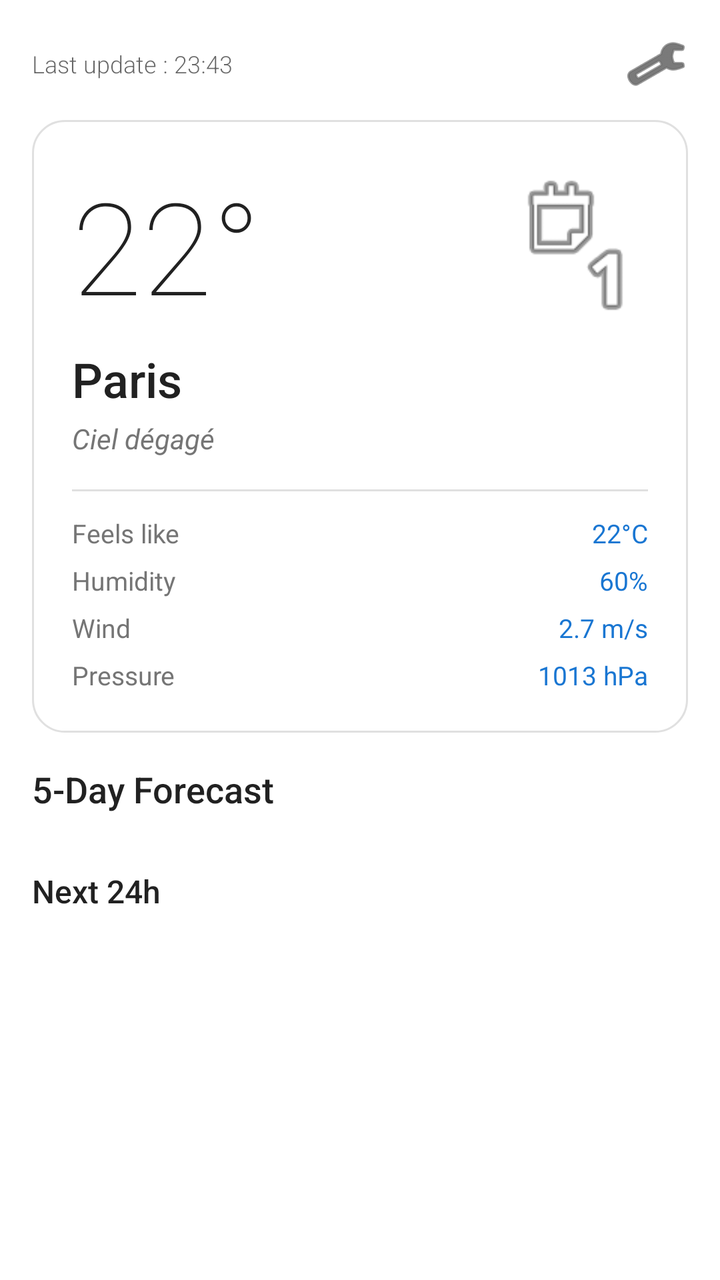
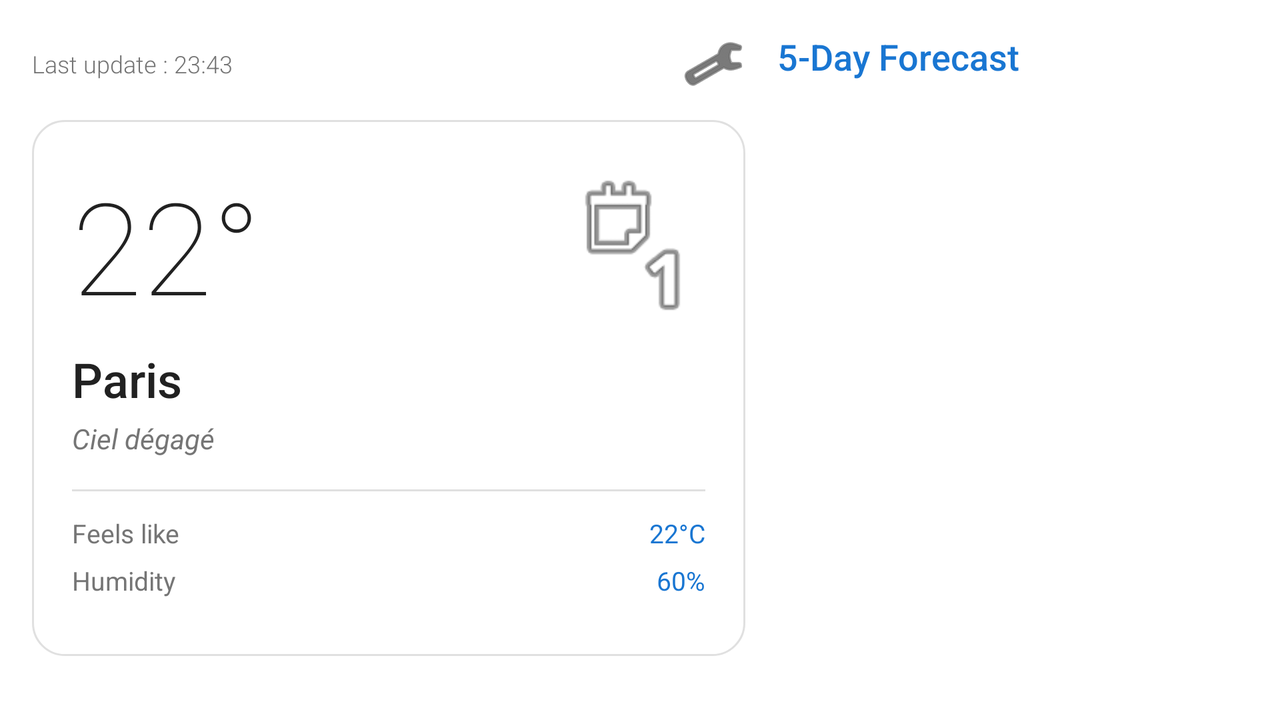

An Android layout and its configuration variant, each rendered on a device that would load it. The default file and the variant file are quoted in full after the pictures.
<!-- AndroidManifest.xml: application theme Theme.MeteoApp -->
<!-- res/layout/activity_main.xml -->
<?xml version="1.0" encoding="utf-8"?>
<androidx.core.widget.NestedScrollView
    xmlns:android="http://schemas.android.com/apk/res/android"
    xmlns:tools="http://schemas.android.com/tools"
    android:layout_width="match_parent"
    android:layout_height="match_parent"
    android:background="?android:attr/colorBackground"
    android:fillViewport="true">

    <LinearLayout
        android:layout_width="match_parent"
        android:layout_height="wrap_content"
        android:orientation="vertical"
        android:padding="16dp">

        
        <RelativeLayout
            android:layout_width="match_parent"
            android:layout_height="wrap_content"
            android:layout_marginBottom="12dp">

            <TextView
                android:id="@+id/tvLastUpdate"
                android:layout_width="wrap_content"
                android:layout_height="wrap_content"
                android:layout_centerVertical="true"
                android:textColor="?android:attr/textColorSecondary"
                android:textSize="12sp"
                android:fontFamily="sans-serif-light"
                tools:text="Last update : 23:43" />

            <LinearLayout
                android:layout_width="wrap_content"
                android:layout_height="wrap_content"
                android:layout_alignParentEnd="true"
                android:orientation="horizontal">

                <ImageButton
                    android:id="@+id/btnSettings"
                    android:layout_width="32dp"
                    android:layout_height="32dp"
                    android:background="?selectableItemBackgroundBorderless"
                    android:src="@android:drawable/ic_menu_preferences"
                    android:contentDescription="@string/settings"
                    android:tint="?android:attr/textColorPrimary" />
            </LinearLayout>
        </RelativeLayout>

        
        <LinearLayout
            android:id="@+id/cardCurrentWeather"
            android:layout_width="match_parent"
            android:layout_height="wrap_content"
            android:orientation="vertical"
            android:background="@drawable/bg_card_glass"
            android:padding="20dp"
            android:layout_marginBottom="16dp">

            
            <LinearLayout
                android:layout_width="match_parent"
                android:layout_height="wrap_content"
                android:orientation="horizontal"
                android:gravity="center_vertical"
                android:layout_marginBottom="8dp">

                <TextView
                    android:id="@+id/tvCurrentTemp"
                    android:layout_width="0dp"
                    android:layout_height="wrap_content"
                    android:layout_weight="1"
                    android:textColor="@color/text_primary"
                    android:textSize="64sp"
                    android:fontFamily="sans-serif-thin"
                    tools:text="22°" />

                <ImageView
                    android:id="@+id/ivCurrentIcon"
                    android:layout_width="72dp"
                    android:layout_height="72dp"
                    android:contentDescription="Icône météo actuelle"
                    tools:src="@android:drawable/ic_menu_day" />
            </LinearLayout>

            
            <TextView
                android:id="@+id/tvCityName"
                android:layout_width="wrap_content"
                android:layout_height="wrap_content"
                android:textColor="@color/text_primary"
                android:textSize="24sp"
                android:fontFamily="sans-serif-medium"
                tools:text="Paris"
                android:layout_marginBottom="4dp" />

            
            <TextView
                android:id="@+id/tvWeatherDescription"
                android:layout_width="wrap_content"
                android:layout_height="wrap_content"
                android:textColor="@color/text_secondary"
                android:textSize="14sp"
                android:fontFamily="sans-serif"
                android:textStyle="italic"
                tools:text="Ciel dégagé"
                android:layout_marginBottom="16dp" />

            
            <View
                android:layout_width="match_parent"
                android:layout_height="1dp"
                android:background="@color/divider_color"
                android:layout_marginBottom="12dp" />

            
            <LinearLayout
                android:layout_width="match_parent"
                android:layout_height="wrap_content"
                android:orientation="horizontal"
                android:layout_marginBottom="6dp">

                <TextView
                    android:layout_width="0dp"
                    android:layout_height="wrap_content"
                    android:layout_weight="1"
                    android:text="@string/feels_like"
                    android:textColor="@color/text_secondary"
                    android:textSize="13sp" />

                <TextView
                    android:id="@+id/tvFeelsLike"
                    android:layout_width="wrap_content"
                    android:layout_height="wrap_content"
                    android:textColor="@color/text_accent"
                    android:textSize="13sp"
                    tools:text="22°C" />
            </LinearLayout>

            
            <LinearLayout
                android:layout_width="match_parent"
                android:layout_height="wrap_content"
                android:orientation="horizontal"
                android:layout_marginBottom="6dp">

                <TextView
                    android:layout_width="0dp"
                    android:layout_height="wrap_content"
                    android:layout_weight="1"
                    android:text="@string/humidity"
                    android:textColor="@color/text_secondary"
                    android:textSize="13sp" />

                <TextView
                    android:id="@+id/tvHumidity"
                    android:layout_width="wrap_content"
                    android:layout_height="wrap_content"
                    android:textColor="@color/text_accent"
                    android:textSize="13sp"
                    tools:text="60%" />
            </LinearLayout>

            
            <LinearLayout
                android:layout_width="match_parent"
                android:layout_height="wrap_content"
                android:orientation="horizontal"
                android:layout_marginBottom="6dp">

                <TextView
                    android:layout_width="0dp"
                    android:layout_height="wrap_content"
                    android:layout_weight="1"
                    android:text="@string/wind"
                    android:textColor="@color/text_secondary"
                    android:textSize="13sp" />

                <TextView
                    android:id="@+id/tvWind"
                    android:layout_width="wrap_content"
                    android:layout_height="wrap_content"
                    android:textColor="@color/text_accent"
                    android:textSize="13sp"
                    tools:text="2.7 m/s" />
            </LinearLayout>

            
            <LinearLayout
                android:layout_width="match_parent"
                android:layout_height="wrap_content"
                android:orientation="horizontal">

                <TextView
                    android:layout_width="0dp"
                    android:layout_height="wrap_content"
                    android:layout_weight="1"
                    android:text="@string/pressure"
                    android:textColor="@color/text_secondary"
                    android:textSize="13sp" />

                <TextView
                    android:id="@+id/tvPressure"
                    android:layout_width="wrap_content"
                    android:layout_height="wrap_content"
                    android:textColor="@color/text_accent"
                    android:textSize="13sp"
                    tools:text="1013 hPa" />
            </LinearLayout>
        </LinearLayout>

        
        <TextView
            android:layout_width="wrap_content"
            android:layout_height="wrap_content"
            android:text="@string/five_day_forecast"
            android:textColor="?android:attr/textColorPrimary"
            android:textSize="18sp"
            android:fontFamily="sans-serif-medium"
            android:layout_marginBottom="12dp" />

        <androidx.recyclerview.widget.RecyclerView
            android:id="@+id/rvDailyForecast"
            android:layout_width="match_parent"
            android:layout_height="wrap_content"
            android:nestedScrollingEnabled="false"
            android:clipToPadding="false"
            android:layout_marginBottom="16dp" />

        
        <TextView
            android:layout_width="wrap_content"
            android:layout_height="wrap_content"
            android:text="@string/rest_of_day"
            android:textColor="?android:attr/textColorPrimary"
            android:textSize="16sp"
            android:fontFamily="sans-serif-medium"
            android:layout_marginBottom="8dp" />

        <androidx.recyclerview.widget.RecyclerView
            android:id="@+id/rvHourlyForecast"
            android:layout_width="match_parent"
            android:layout_height="wrap_content"
            android:nestedScrollingEnabled="false"
            android:clipToPadding="false"
            android:layout_marginBottom="16dp" />

    </LinearLayout>
</androidx.core.widget.NestedScrollView>
<!-- resources referenced by this layout -->
<resources>
  <color name="divider_color">#E0E0E0</color>
  <color name="text_accent">#1976D2</color>
  <color name="text_primary">#212121</color>
  <color name="text_secondary">#757575</color>
  <!-- drawable bg_card_glass (drawable) -->
  <?xml version="1.0" encoding="utf-8"?>
  <shape xmlns:android="http://schemas.android.com/apk/res/android"
      android:shape="rectangle">
      <solid android:color="@color/card_background" />
      <corners android:radius="16dp" />
      <stroke
          android:width="1dp"
          android:color="@color/card_stroke" />
  </shape>
  <string name="feels_like">Feels like</string>
  <string name="five_day_forecast">5-Day Forecast</string>
  <string name="humidity">Humidity</string>
  <string name="pressure">Pressure</string>
  <string name="rest_of_day">Next 24h</string>
  <string name="settings">Settings</string>
  <string name="wind">Wind</string>
  <style name="Theme.MeteoApp" parent="Theme.MaterialComponents.DayNight.NoActionBar">
          <item name="android:statusBarColor">@color/status_bar</item>
          <item name="android:navigationBarColor">@color/status_bar</item>
          <item name="android:windowBackground">@color/window_background</item>
      </style>
  <color name="card_background">#FFFFFF</color>
  <color name="card_stroke">#E0E0E0</color>
  <color name="status_bar">#E0E0E0</color>
  <color name="window_background">#F5F5F5</color>
</resources>
<!-- res/layout-land/activity_main.xml (the repository's variant of the layout above) -->
<!-- drawn on the phone turned sideways -->
<?xml version="1.0" encoding="utf-8"?>
<LinearLayout
    xmlns:android="http://schemas.android.com/apk/res/android"
    xmlns:tools="http://schemas.android.com/tools"
    android:layout_width="match_parent"
    android:layout_height="match_parent"
    android:orientation="vertical"
    android:background="?android:attr/colorBackground"
    android:padding="16dp">

    
    <LinearLayout
        android:layout_width="match_parent"
        android:layout_height="match_parent"
        android:orientation="horizontal">

        
        <LinearLayout
            android:layout_width="0dp"
            android:layout_height="match_parent"
            android:layout_weight="6"
            android:orientation="vertical"
            android:paddingEnd="8dp">

            
            <RelativeLayout
                android:layout_width="match_parent"
                android:layout_height="wrap_content"
                android:layout_marginBottom="12dp">

                <TextView
                    android:id="@+id/tvLastUpdate"
                    android:layout_width="wrap_content"
                    android:layout_height="wrap_content"
                    android:layout_centerVertical="true"
                    android:textColor="@color/text_secondary"
                    android:textSize="12sp"
                    android:fontFamily="sans-serif-light"
                    tools:text="Last update : 23:43" />

                <LinearLayout
                    android:layout_width="wrap_content"
                    android:layout_height="wrap_content"
                    android:layout_alignParentEnd="true"
                    android:orientation="horizontal">

                    <ImageButton
                        android:id="@+id/btnSettings"
                        android:layout_width="32dp"
                        android:layout_height="32dp"
                        android:background="?selectableItemBackgroundBorderless"
                        android:src="@android:drawable/ic_menu_preferences"
                        android:contentDescription="@string/settings"
                        android:tint="?android:attr/textColorPrimary" />
                </LinearLayout>
            </RelativeLayout>

            
            <LinearLayout
                android:id="@+id/cardCurrentWeather"
                android:layout_width="match_parent"
                android:layout_height="wrap_content"
                android:orientation="vertical"
                android:background="@drawable/bg_card_glass"
                android:padding="20dp"
                android:layout_marginBottom="16dp">

                
                <LinearLayout
                    android:layout_width="match_parent"
                    android:layout_height="wrap_content"
                    android:orientation="horizontal"
                    android:gravity="center_vertical"
                    android:layout_marginBottom="8dp">

                    <TextView
                        android:id="@+id/tvCurrentTemp"
                        android:layout_width="0dp"
                        android:layout_height="wrap_content"
                        android:layout_weight="1"
                        android:textColor="@color/text_primary"
                        android:textSize="64sp"
                        android:fontFamily="sans-serif-thin"
                        tools:text="22°" />

                    <ImageView
                        android:id="@+id/ivCurrentIcon"
                        android:layout_width="72dp"
                        android:layout_height="72dp"
                        android:contentDescription="Icône météo actuelle"
                        tools:src="@android:drawable/ic_menu_day" />
                </LinearLayout>

                
                <TextView
                    android:id="@+id/tvCityName"
                    android:layout_width="wrap_content"
                    android:layout_height="wrap_content"
                    android:textColor="@color/text_primary"
                    android:textSize="24sp"
                    android:fontFamily="sans-serif-medium"
                    tools:text="Paris"
                    android:layout_marginBottom="4dp" />

                
                <TextView
                    android:id="@+id/tvWeatherDescription"
                    android:layout_width="wrap_content"
                    android:layout_height="wrap_content"
                    android:textColor="@color/text_secondary"
                    android:textSize="14sp"
                    android:fontFamily="sans-serif"
                    android:textStyle="italic"
                    tools:text="Ciel dégagé"
                    android:layout_marginBottom="16dp" />

                
                <View
                    android:layout_width="match_parent"
                    android:layout_height="1dp"
                    android:background="@color/divider_color"
                    android:layout_marginBottom="12dp" />

                
                <LinearLayout
                    android:layout_width="match_parent"
                    android:layout_height="wrap_content"
                    android:orientation="horizontal"
                    android:layout_marginBottom="6dp">

                    <TextView
                        android:layout_width="0dp"
                        android:layout_height="wrap_content"
                        android:layout_weight="1"
                        android:text="@string/feels_like"
                        android:textColor="@color/text_secondary"
                        android:textSize="13sp" />

                    <TextView
                        android:id="@+id/tvFeelsLike"
                        android:layout_width="wrap_content"
                        android:layout_height="wrap_content"
                        android:textColor="@color/text_accent"
                        android:textSize="13sp"
                        tools:text="22°C" />
                </LinearLayout>

                
                <LinearLayout
                    android:layout_width="match_parent"
                    android:layout_height="wrap_content"
                    android:orientation="horizontal"
                    android:layout_marginBottom="6dp">

                    <TextView
                        android:layout_width="0dp"
                        android:layout_height="wrap_content"
                        android:layout_weight="1"
                        android:text="@string/humidity"
                        android:textColor="@color/text_secondary"
                        android:textSize="13sp" />

                    <TextView
                        android:id="@+id/tvHumidity"
                        android:layout_width="wrap_content"
                        android:layout_height="wrap_content"
                        android:textColor="@color/text_accent"
                        android:textSize="13sp"
                        tools:text="60%" />
                </LinearLayout>

                
                <LinearLayout
                    android:layout_width="match_parent"
                    android:layout_height="wrap_content"
                    android:orientation="horizontal"
                    android:layout_marginBottom="6dp">

                    <TextView
                        android:layout_width="0dp"
                        android:layout_height="wrap_content"
                        android:layout_weight="1"
                        android:text="@string/wind"
                        android:textColor="@color/text_secondary"
                        android:textSize="13sp" />

                    <TextView
                        android:id="@+id/tvWind"
                        android:layout_width="wrap_content"
                        android:layout_height="wrap_content"
                        android:textColor="@color/text_accent"
                        android:textSize="13sp"
                        tools:text="2.7 m/s" />
                </LinearLayout>

                
                <LinearLayout
                    android:layout_width="match_parent"
                    android:layout_height="wrap_content"
                    android:orientation="horizontal">

                    <TextView
                        android:layout_width="0dp"
                        android:layout_height="wrap_content"
                        android:layout_weight="1"
                        android:text="@string/pressure"
                        android:textColor="@color/text_secondary"
                        android:textSize="13sp" />

                    <TextView
                        android:id="@+id/tvPressure"
                        android:layout_width="wrap_content"
                        android:layout_height="wrap_content"
                        android:textColor="@color/text_accent"
                        android:textSize="13sp"
                        tools:text="1013 hPa" />
                </LinearLayout>
            </LinearLayout>

            
            <TextView
                android:layout_width="wrap_content"
                android:layout_height="wrap_content"
                android:text="@string/rest_of_day"
                android:textColor="@color/text_accent"
                android:textSize="16sp"
                android:fontFamily="sans-serif-medium"
                android:layout_marginBottom="8dp" />

            <androidx.recyclerview.widget.RecyclerView
                android:id="@+id/rvHourlyForecast"
                android:layout_width="match_parent"
                android:layout_height="wrap_content"
                android:clipToPadding="false"
                android:paddingEnd="8dp" />

        </LinearLayout>

        
        <LinearLayout
            android:layout_width="0dp"
            android:layout_height="match_parent"
            android:layout_weight="4"
            android:orientation="vertical"
            android:paddingStart="8dp">

            
            <TextView
                android:layout_width="wrap_content"
                android:layout_height="wrap_content"
                android:text="@string/five_day_forecast"
                android:textColor="@color/text_accent"
                android:textSize="18sp"
                android:fontFamily="sans-serif-medium"
                android:layout_marginBottom="12dp" />

            
            <androidx.recyclerview.widget.RecyclerView
                android:id="@+id/rvDailyForecast"
                android:layout_width="match_parent"
                android:layout_height="0dp"
                android:layout_weight="1"
                android:clipToPadding="false"
                android:paddingBottom="8dp" />

        </LinearLayout>

    </LinearLayout>

</LinearLayout>
